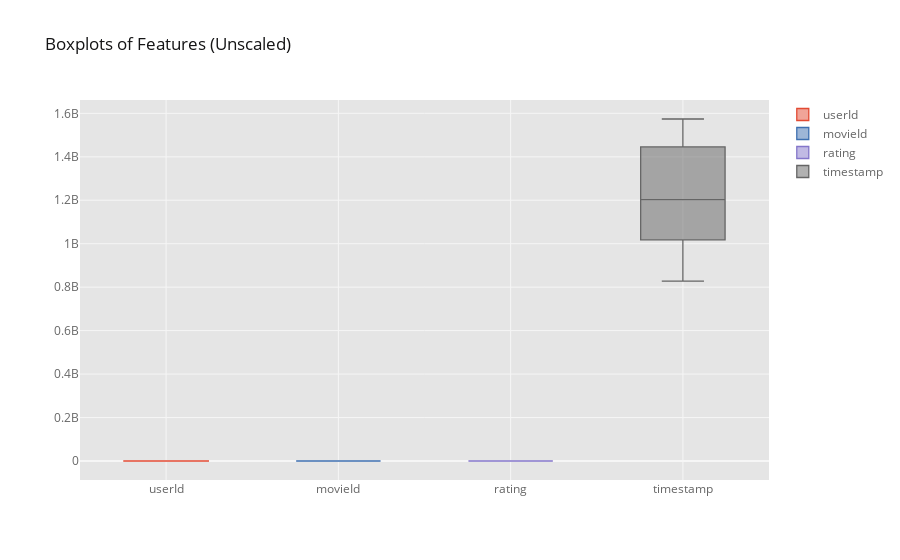

Source (notebook cell):
### Code cell
# using plotly to plot the boxplot
train_f[:1000].iplot(kind='box', title="Boxplots of Features (Unscaled)")
cf.set_config_file(offline=True, world_readable=True, theme='ggplot')

### Figure 1 — Plotly figure (JSON) as saved in the notebook; plotly's stock layout.template omitted (floating-point values rounded to 4 significant figures; data arrays with more than 128 entries replaced by an {"elided": "..."} marker saying what was removed)
{"data": [{"boxpoints": false, "line": {"width": 1.3}, "marker": {"color": "rgba(226, 74, 51, 1.0)"}, "name": "userId", "orientation": "v", "type": "box", "y": {"elided": "1000 int values"}}, {"boxpoints": false, "line": {"width": 1.3}, "marker": {"color": "rgba(62, 111, 176, 1.0)"}, "name": "movieId", "orientation": "v", "type": "box", "y": {"elided": "1000 int values"}}, {"boxpoints": false, "line": {"width": 1.3}, "marker": {"color": "rgba(132, 118, 202, 1.0)"}, "name": "rating", "orientation": "v", "type": "box", "y": {"elided": "1000 float values"}}, {"boxpoints": false, "line": {"width": 1.3}, "marker": {"color": "rgba(101, 101, 101, 1.0)"}, "name": "timestamp", "orientation": "v", "type": "box", "y": {"elided": "1000 int values"}}], "layout": {"legend": {"bgcolor": "#FFFFFF", "font": {"color": "#666666"}}, "paper_bgcolor": "#FFFFFF", "plot_bgcolor": "#E5E5E5", "title": {"font": {"color": "#151516"}, "text": "Boxplots of Features (Unscaled)"}, "xaxis": {"gridcolor": "#F6F6F6", "showgrid": true, "tickfont": {"color": "#666666"}, "title": {"font": {"color": "#666666"}, "text": ""}, "zerolinecolor": "#F6F6F6"}, "yaxis": {"gridcolor": "#F6F6F6", "showgrid": true, "tickfont": {"color": "#666666"}, "title": {"font": {"color": "#666666"}, "text": ""}, "zerolinecolor": "#F6F6F6"}}}
